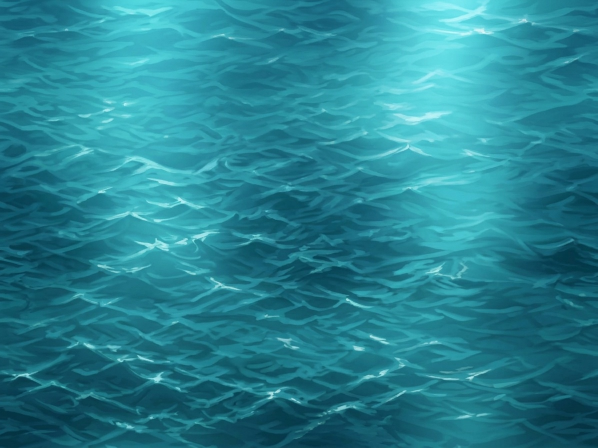
#> input picture draft/ocean_A_reference_1195x896.jpeg, 1195 x 896 px (shown at 1/2 size); its folder holds 2 pictures in this run
$ python export_ocean.py
#> lines starting #> are read from the running program, lines starting #| are printed output that depends on the picture
#!/usr/bin/env python3
"""I-009 — Convertit les deux images A/B du PO, sans création graphique."""
from pathlib import Path
from PIL import Image
import hashlib
import json

root = Path(__file__).resolve().parent
result = {}
for letter in ("A", "B"):
    src = root / f"ocean_{letter}_reference_1195x896.jpeg"
    original = Image.open(src).convert("RGB")
#> original is the input picture: PIL image 1195x896 RGB; mean R, G, B 39, 131.2, 146.3
    assert original.size == (1195, 896)
    native = original.resize((320, 240), Image.Resampling.LANCZOS)
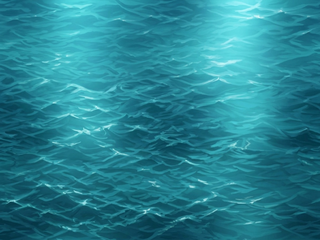
#> native: PIL image 320x240 RGB; mean R, G, B 39, 131.2, 146.3
    x4 = native.resize((1280, 960), Image.Resampling.NEAREST)
    output = root / f"ocean_{letter}_320x240.png"
    zoom = root / f"ocean_{letter}_x4.png"
    native.save(output, optimize=True)
    x4.save(zoom, optimize=True)
    assert Image.open(output).size == (320, 240)
    assert Image.open(zoom).size == (1280, 960)
    for y in range(240):
        for x in range(320):
            pixel = native.getpixel((x, y))
            assert all(x4.getpixel((x*4+dx, y*4+dy)) == pixel for dy in range(4) for dx in range(4))
    result[letter] = {
        "native_sha256": hashlib.sha256(output.read_bytes()).hexdigest(),
        "x4_sha256": hashlib.sha256(zoom.read_bytes()).hexdigest(),
        "passed": True,
    }
    print(f"PASS: ocean_{letter} 320x240 + 1280x960 ×4 NEAREST")
#> pass 2 of the loop `for letter in ("A", "B"):`:
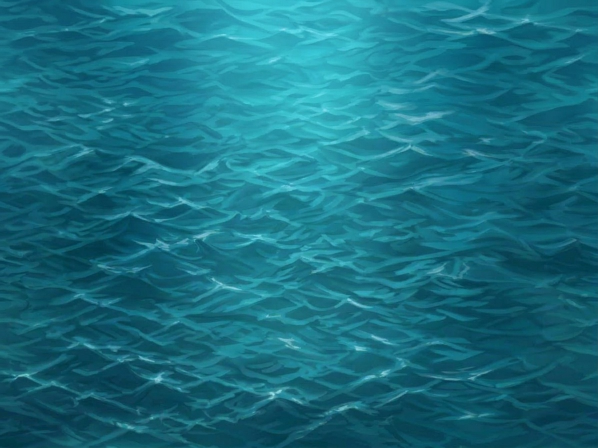
#> input picture draft/ocean_B_reference_1195x896.jpeg, 1195 x 896 px (shown at 1/2 size)
#> original is the input picture: PIL image 1195x896 RGB; mean R, G, B 24.4, 110.9, 128.6
#> `native = original.resize((320, 240), Image.Resampling.LANCZOS)`:
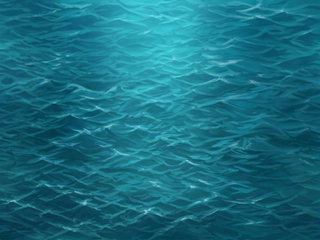
#> native: PIL image 320x240 RGB; mean R, G, B 24.4, 110.9, 128.6
(root / "export_manifest.json").write_text(json.dumps(result, indent=2)+"\n", encoding="utf-8")
